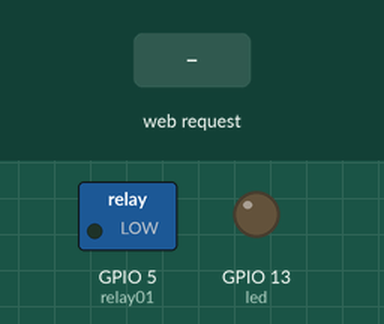
The sketch below on a simulated ESP8266 (NodeMCU). Shown: switched loads named in the sketch (green lamp = pin HIGH), output pins drawn as LEDs (lit = HIGH). The test bench sets the inputs (shaded band). WiFi joins after 1.5 s; servers stay silent unless stated; what the sketch prints to the serial monitor is not drawn.

Above: at 2.7 s.
2.8 s: HTTP request GET /on received
At 3.4 s:
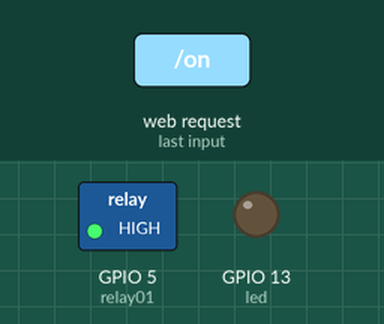
4.3 s: HTTP request GET /off received
At 5.7 s:
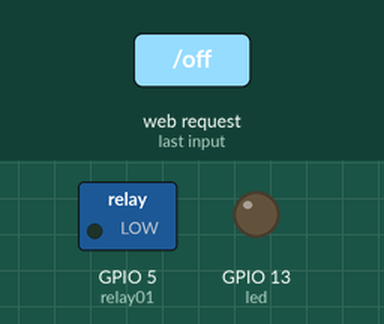
Timing chart, 0 to 7.3 s (numbered marks = the images above; inputs shaded):
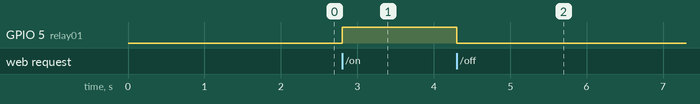

The sketch:

relayTest.ino
```cpp
#include <ESP8266WiFi.h>
#include <WiFiClient.h>
#include <ESP8266WebServer.h>
#include <ESP8266mDNS.h>

const char* ssid = "YYap";
const char* password = "1111111111";

ESP8266WebServer server(80);

const int led = 13;
const int relay01 = 5;


void handleRoot() {
  //digitalWrite(led, 1);
  //server.send(200, "text/plain", "hello from esp8266!");
  //digitalWrite(led, 0);
  String s = "<!DOCTYPE HTML>\r\n<html>\r\n";
  s += "<head><meta http-equiv=\"content-type\" content=\"text/html; charset=utf-8\"></head>";
   s += " <meta name=\"viewport\" content=\"user-scalable=no, initial-scale=1, maximum-scale=1, minimum-scale=1, width=device-width\">";
   s += "<p><a href=\"\\on\"><button>On</button></a>";
   s += "<p><a href=\"\\off\"><button>Off</button></a>";
  // s += "<form>";
 // s += "<button type=submit formmethod=post formaction=\"http://esp8266.local/on\">ON</button>";
 //s += " <button type=submit formmethod=post formaction=\"http://esp8266.local/off\">OFF</button>";
//s += "</form>";
  s += "</html>\n";
  server.send(200, "text/html", s);
}

void handleNotFound(){
  digitalWrite(led, 1);
  String message = "File Not Found\n\n";
  message += "URI: ";
  message += server.uri();
  message += "\nMethod: ";
  message += (server.method() == HTTP_GET)?"GET":"POST";
  message += "\nArguments: ";
  message += server.args();
  message += "\n";
  for (uint8_t i=0; i<server.args(); i++){
    message += " " + server.argName(i) + ": " + server.arg(i) + "\n";
  }
  server.send(404, "text/plain", message);
  digitalWrite(led, 0);
}

void setup(void){
  pinMode(led, OUTPUT);
  pinMode(relay01,OUTPUT);
  digitalWrite(led, 0);
  Serial.begin(115200);
  WiFi.begin(ssid, password);
  Serial.println("");

  // Wait for connection
  while (WiFi.status() != WL_CONNECTED) {
    delay(500);
    Serial.print(".");
  }
  Serial.println("");
  Serial.print("Connected to ");
  Serial.println(ssid);
  Serial.print("IP address: ");
  Serial.println(WiFi.localIP());

  if (MDNS.begin("esp8266")) {
    Serial.println("MDNS responder started");
  }

  server.on("/", handleRoot);

  server.on("/inline", [](){
    server.send(200, "text/plain", "this works as well");
  });

 server.on("/on", [](){
  digitalWrite(relay01, 1);
    String s = "<!DOCTYPE HTML>\r\n<html>\r\n";
  s += "<head><meta http-equiv=\"content-type\" content=\"text/html; charset=utf-8\"></head>";
   s += " <meta name=\"viewport\" content=\"user-scalable=no, initial-scale=1, maximum-scale=1, minimum-scale=1, width=device-width\">";
   s += "<p><a href=\"\\on\"><button>On</button></a>";
   s += "<p><a href=\"\\off\"><button>Off</button></a>";
  s += "</html>\n";
  server.send(200, "text/html", s);
  });

 server.on("/off", [](){
  digitalWrite(relay01, 0);
    String s = "<!DOCTYPE HTML>\r\n<html>\r\n";
  s += "<head><meta http-equiv=\"content-type\" content=\"text/html; charset=utf-8\"></head>";
   s += " <meta name=\"viewport\" content=\"user-scalable=no, initial-scale=1, maximum-scale=1, minimum-scale=1, width=device-width\">";
   s += "<p><a href=\"\\on\"><button>On</button></a>";
   s += "<p><a href=\"\\off\"><button>Off</button></a>";
  s += "</html>\n";
  server.send(200, "text/html", s);
  });
  server.onNotFound(handleNotFound);

  server.begin();
  Serial.println("HTTP server started");
}

void loop(void){
  server.handleClient();
}
```

Measured:
- after the input at 2.8 s, GPIO 5 (relay01): LOW → HIGH at once
- after the input at 4.3 s, GPIO 5 (relay01): HIGH → LOW at once
